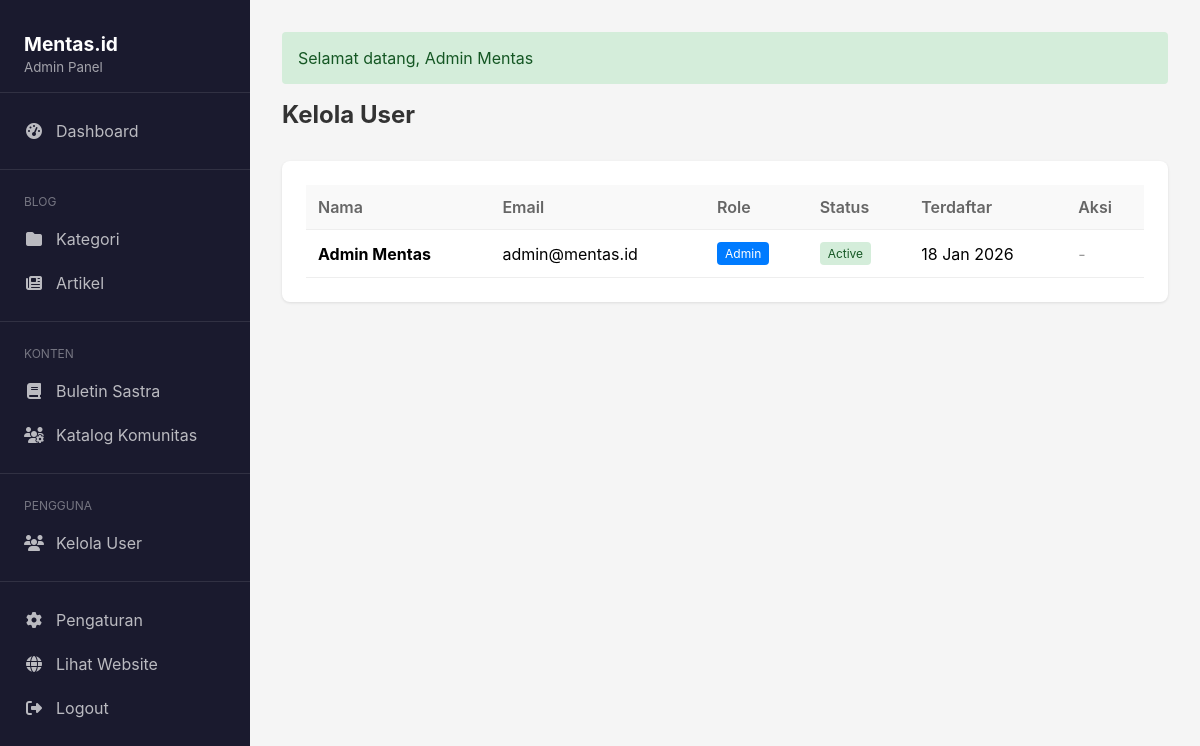
/admin/users (signed in), run on an earlier commit of the app's database.
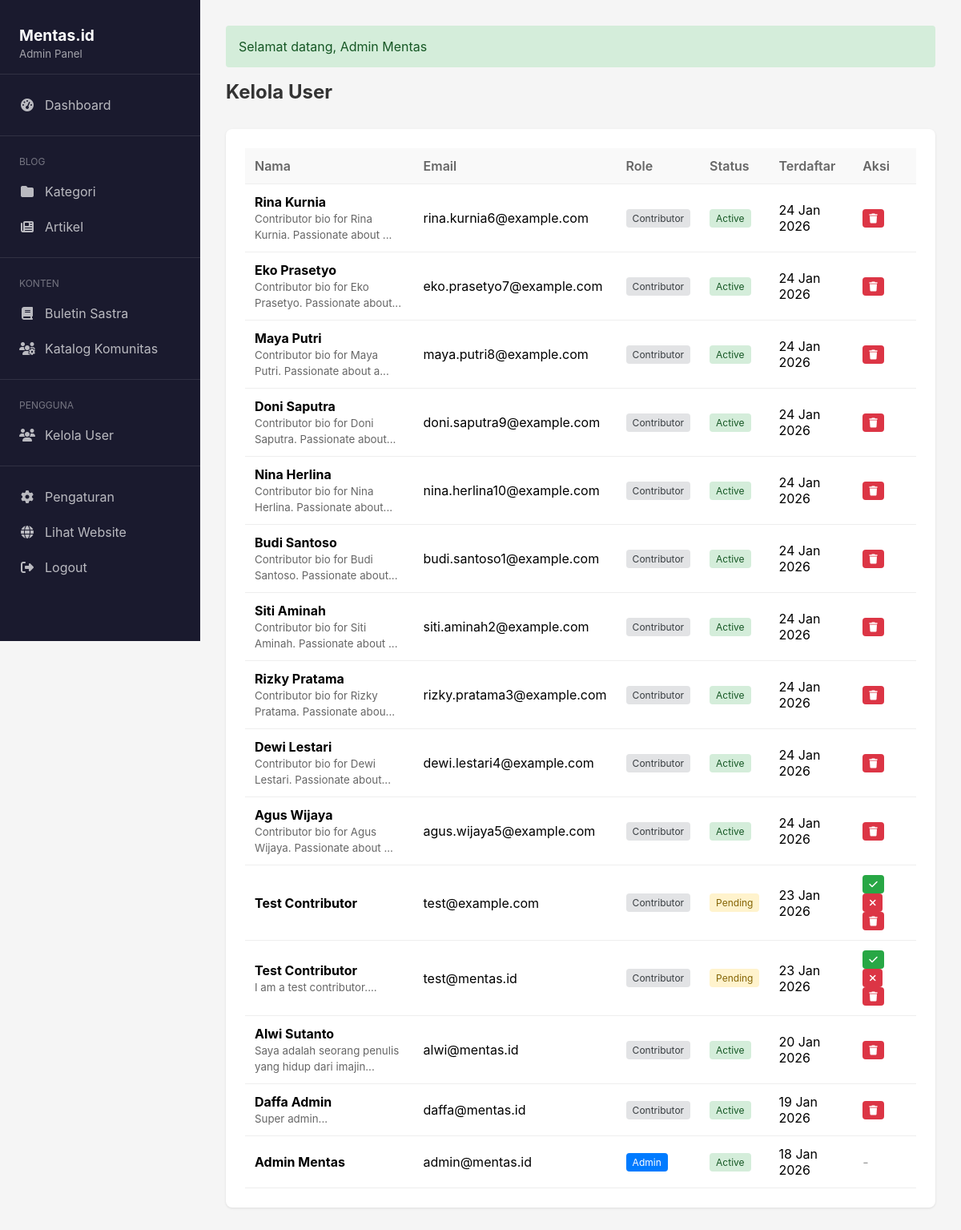
And on a later commit of the database.
### tables this page shows
CREATE TABLE `users` (
  `id` int NOT NULL,
  `name` varchar(100) NOT NULL,
  `email` varchar(100) NOT NULL,
  `password` varchar(255) NOT NULL,
  `phone` varchar(20) DEFAULT NULL,
  `bio` text,
  `avatar` varchar(255) DEFAULT NULL,
  `address` text,
  `social_media` json DEFAULT NULL,
  `role` enum('admin','contributor') DEFAULT 'contributor',
  `status` enum('pending','active','rejected') DEFAULT 'pending',
  `created_at` timestamp NULL DEFAULT CURRENT_TIMESTAMP,
  `updated_at` timestamp NULL DEFAULT CURRENT_TIMESTAMP ON UPDATE CURRENT_TIMESTAMP
);

### app/controllers/AdminController.php (called while the page is built, shortened)
<?php
class AdminController extends Controller
{
    private $userModel;
    public function __construct()
    {
        requireAdmin();
        $this->userModel = new User();
    }
    public function users()
    {
        $users = $this->userModel->all();
        return $this->view('admin/users/index', ['users' => $users]);
    }
}

### app/core/Router.php (called while the page is built, shortened)
<?php
class Router
{
    public function dispatch()
    {
        $method = 'index';
        $params = [];
        if (isset($_GET['url']) && !empty($_GET['url'])) {
            $url = explode('/', rtrim($_GET['url'], '/'));
            $segment1 = $url[0] ?? '';
            $segment2 = $url[1] ?? null;
            $possibleController = ucfirst($segment1) . 'Controller';
            $controllerPath = "../app/controllers/$possibleController.php";
            if (file_exists($controllerPath)) {
                if ($segment2) {
                    $method = $segment2;
                    $params = array_slice($url, 2);
                }
            } else {
                $controllerName = 'ContentController';
                $method = 'handle';
                $_GET['type'] = $segment1;
                $_GET['slug'] = $segment2;
            }
        }
        $controller = new $controllerName;
        call_user_func_array([$controller, $method], $params);
    }
}

### public/index.php (called while the page is built, shortened)
<?php
require_once '../app/config/database.php';
require_once '../app/core/Database.php';
require_once '../app/core/Router.php';
require_once '../app/models/User.php';
require_once '../app/helpers/auth_helper.php';
$router = new Router();
$router->dispatch();

### app/core/Database.php (called while the page is built, shortened)
<?php
class Database
{
    private static $instance = null;
    private $pdo;
    private function __construct()
    {
        try {
            $dsn = "mysql:host=" . DB_HOST . ";dbname=" . DB_NAME . ";charset=" . DB_CHARSET;
            $options = [
                PDO::ATTR_ERRMODE => PDO::ERRMODE_EXCEPTION,
                PDO::ATTR_DEFAULT_FETCH_MODE => PDO::FETCH_ASSOC,
                PDO::ATTR_EMULATE_PREPARES => false,
            ];
            $this->pdo = new PDO($dsn, DB_USER, DB_PASS, $options);
        } catch (PDOException $e) {
            die("Database connection failed: " . $e->getMessage());
        }
    }
    public static function getInstance()
    {
        if (self::$instance === null) {
            self::$instance = new self();
        }
        return self::$instance;
    }
    public function query($sql, $params = [])
    {
        $stmt = $this->pdo->prepare($sql);
        $stmt->execute($params);
        return $stmt->fetchAll();
    }
    public function queryOne($sql, $params = [])
    {
        $stmt = $this->pdo->prepare($sql);
        $stmt->execute($params);
        return $stmt->fetch();
    }
}

### app/models/User.php (called while the page is built, shortened)
<?php
class User
{
    private $db;
    public function __construct()
    {
        $this->db = Database::getInstance();
    }
    public function all($role = null, $status = null, $orderBy = 'created_at DESC')
    {
        $sql = "SELECT * FROM users WHERE 1=1";
        $params = [];
        $sql .= " ORDER BY " . $orderBy;
        return $this->db->query($sql, $params);
    }
    public function find($id)
    {
        return $this->db->queryOne(
            "SELECT * FROM users WHERE id = ?",
            [$id]
        );
    }
}

### app/helpers/auth_helper.php (called while the page is built, shortened)
<?php
function isLoggedIn()
{
    return isset($_SESSION['user_id']);
}
function getCurrentUser()
{
    $userModel = new User();
    return $userModel->find($_SESSION['user_id']);
}
function isAdmin()
{
    $user = getCurrentUser();
    return $user && $user['role'] === 'admin';
}
function requireAdmin()
{
    if (!isAdmin()) {
        header('Location: ' . BASE_URL);
        exit;
    }
}

### app/views/admin/users/index.php (the view)
<?php require_once __DIR__ . '/../layout/header.php'; ?>
<div class="page-header">
    <h1>Kelola User</h1>
</div>
<div class="card">
    <table class="table">
        <thead>
            <tr>
                <th>Nama</th>
                <th>Email</th>
                <th>Role</th>
                <th>Status</th>
                <th>Terdaftar</th>
                <th>Aksi</th>
            </tr>
        </thead>
        <tbody>
            <?php if (empty($users)): ?>
                <tr>
                    <td colspan="6" style="text-align: center; color: #666;">Belum ada user</td>
                </tr>
            <?php else: ?>
                <?php foreach ($users as $user): ?>
                    <tr>
                        <td>
                            <strong><?= htmlspecialchars($user['name']) ?></strong>
                            <?php if ($user['bio']): ?>
                                <br><small style="color: #666;"><?= substr($user['bio'], 0, 50) ?>...</small>
                            <?php endif; ?>
                        </td>
                        <td><?= $user['email'] ?></td>
                        <td>
                            <span class="badge badge-<?= $user['role'] === 'admin' ? 'primary' : 'secondary' ?>" style="<?= $user['role'] === 'admin' ? 'background:#007bff;color:#fff;' : '' ?>">
                                <?= ucfirst($user['role']) ?>
                            </span>
                        </td>
                        <td>
                            <?php
                            $statusColors = [
                                'active' => 'success',
                                'pending' => 'warning',
                                'rejected' => 'danger'
                            ];
                            ?>
                            <span class="badge badge-<?= $statusColors[$user['status']] ?>">
                                <?= ucfirst($user['status']) ?>
                            </span>
                        </td>
                        <td><?= date('d M Y', strtotime($user['created_at'])) ?></td>
                        <td>
                            <?php if ($user['role'] !== 'admin'): ?>
                                <?php if ($user['status'] === 'pending'): ?>
                                    <a href="<?= BASE_URL ?>/admin/userApprove/<?= $user['id'] ?>" class="btn btn-sm btn-success" title="Approve">
                                        <i class="fas fa-check"></i>
                                    </a>
                                    <a href="<?= BASE_URL ?>/admin/userReject/<?= $user['id'] ?>" class="btn btn-sm btn-danger" title="Reject">
                                        <i class="fas fa-times"></i>
                                    </a>
                                <?php elseif ($user['status'] === 'rejected'): ?>
                                    <a href="<?= BASE_URL ?>/admin/userApprove/<?= $user['id'] ?>" class="btn btn-sm btn-success" title="Approve">
                                        <i class="fas fa-check"></i> Approve
                                    </a>
                                <?php endif; ?>
                                <a href="<?= BASE_URL ?>/admin/userDelete/<?= $user['id'] ?>" class="btn btn-sm btn-danger" onclick="return confirm('Hapus user ini?')" title="Hapus">
                                    <i class="fas fa-trash"></i>
                                </a>
                            <?php else: ?>
                                <span style="color: #999;">-</span>
                            <?php endif; ?>
                        </td>
                    </tr>
                <?php endforeach; ?>
            <?php endif; ?>
        </tbody>
    </table>
</div>
<?php require_once __DIR__ . '/../layout/footer.php'; ?>

What changed in the data, as far as the page shows it:
added users: name "Rina Kurnia", bio "Contributor bio for Rina Kurnia. Passionate about", email "rina.kurnia6@example.com", role "Contributor", status "Active", created_at "24 Jan 2026"
added users: name "Eko Prasetyo", bio "Contributor bio for Eko Prasetyo. Passionate about", email "eko.prasetyo7@example.com", role "Contributor", status "Active", created_at "24 Jan 2026"
added users: name "Maya Putri", bio "Contributor bio for Maya Putri. Passionate about a", email "maya.putri8@example.com", role "Contributor", status "Active", created_at "24 Jan 2026"
added users: name "Doni Saputra", bio "Contributor bio for Doni Saputra. Passionate about", email "doni.saputra9@example.com", role "Contributor", status "Active", created_at "24 Jan 2026"
added users: name "Nina Herlina", bio "Contributor bio for Nina Herlina. Passionate about", email "nina.herlina10@example.com", role "Contributor", status "Active", created_at "24 Jan 2026"
added users: name "Budi Santoso", bio "Contributor bio for Budi Santoso. Passionate about", email "budi.santoso1@example.com", role "Contributor", status "Active", created_at "24 Jan 2026"
added users: name "Siti Aminah", bio "Contributor bio for Siti Aminah. Passionate about", email "siti.aminah2@example.com", role "Contributor", status "Active", created_at "24 Jan 2026"
added users: name "Rizky Pratama", bio "Contributor bio for Rizky Pratama. Passionate abou", email "rizky.pratama3@example.com", role "Contributor", status "Active", created_at "24 Jan 2026"
added users: name "Dewi Lestari", bio "Contributor bio for Dewi Lestari. Passionate about", email "dewi.lestari4@example.com", role "Contributor", status "Active", created_at "24 Jan 2026"
added users: name "Agus Wijaya", bio "Contributor bio for Agus Wijaya. Passionate about", email "agus.wijaya5@example.com", role "Contributor", status "Active", created_at "24 Jan 2026"
added users: name "Test Contributor", email "test@example.com", role "Contributor", status "Pending", created_at "23 Jan 2026"
added users: name "Test Contributor", bio "I am a test contributor.", email "test@mentas.id", role "Contributor", status "Pending", created_at "23 Jan 2026"
added users: name "Alwi Sutanto", bio "Saya adalah seorang penulis yang hidup dari imajin", email "alwi@mentas.id", role "Contributor", status "Active", created_at "20 Jan 2026"
added users: name "Daffa Admin", bio "Super admin", email "daffa@mentas.id", role "Contributor", status "Active", created_at "19 Jan 2026"
